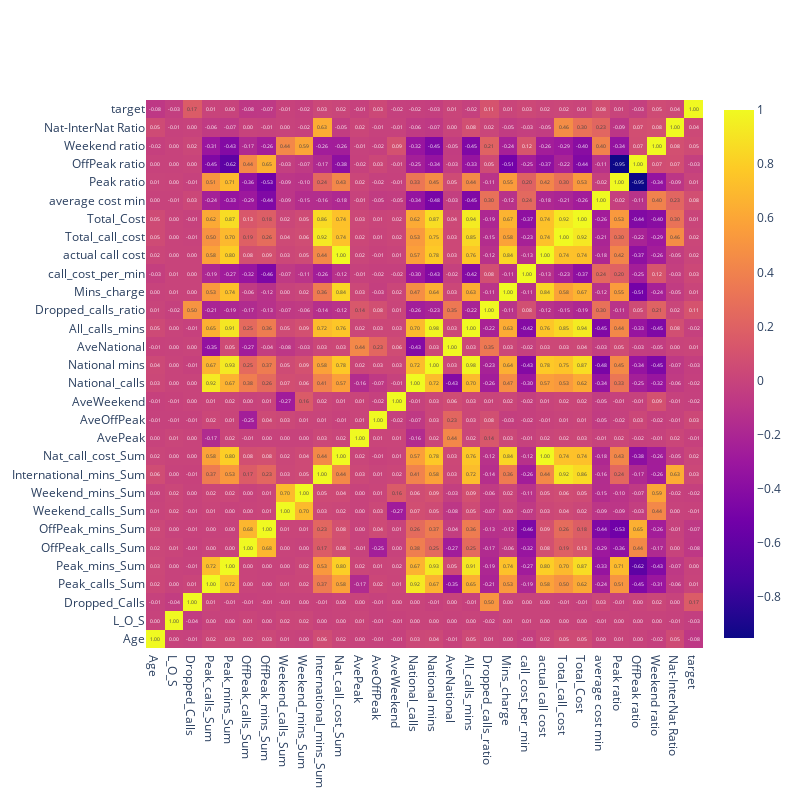

Notebook cell for this chart:
### Code cell
# [For report] correlation plot
corr = train_data.corr(numeric_only=True)

fig = go.Figure()
fig.add_trace(
    go.Heatmap(
        x = corr.columns,
        y = corr.index,
        z = np.array(corr),
        text=corr.values,
        texttemplate='%{text:.2f}'
    )
)
fig.update_layout(
    autosize=False,
    width=800,
    height=800,
)
fig.show()

### Figure 1 — Plotly figure (JSON) as saved in the notebook; plotly's stock layout.template omitted (floating-point values rounded to 4 significant figures; data arrays with more than 128 entries replaced by an {"elided": "..."} marker saying what was removed)
{"data": [{"text": {"elided": "30x30 float values"}, "texttemplate": "%{text:.2f}", "type": "heatmap", "x": ["Age", "L_O_S", "Dropped_Calls", "Peak_calls_Sum", "Peak_mins_Sum", "OffPeak_calls_Sum", "OffPeak_mins_Sum", "Weekend_calls_Sum", "Weekend_mins_Sum", "International_mins_Sum", "Nat_call_cost_Sum", "AvePeak", "AveOffPeak", "AveWeekend", "National_calls", "National mins", "AveNational", "All_calls_mins", "Dropped_calls_ratio", "Mins_charge", "call_cost_per_min", "actual call cost", "Total_call_cost", "Total_Cost", "average cost min", "Peak ratio", "OffPeak ratio", "Weekend ratio", "Nat-InterNat Ratio", "target"], "y": ["Age", "L_O_S", "Dropped_Calls", "Peak_calls_Sum", "Peak_mins_Sum", "OffPeak_calls_Sum", "OffPeak_mins_Sum", "Weekend_calls_Sum", "Weekend_mins_Sum", "International_mins_Sum", "Nat_call_cost_Sum", "AvePeak", "AveOffPeak", "AveWeekend", "National_calls", "National mins", "AveNational", "All_calls_mins", "Dropped_calls_ratio", "Mins_charge", "call_cost_per_min", "actual call cost", "Total_call_cost", "Total_Cost", "average cost min", "Peak ratio", "OffPeak ratio", "Weekend ratio", "Nat-InterNat Ratio", "target"], "z": {"elided": "30x30 float values"}}], "layout": {"autosize": false, "height": 800, "width": 800}}
